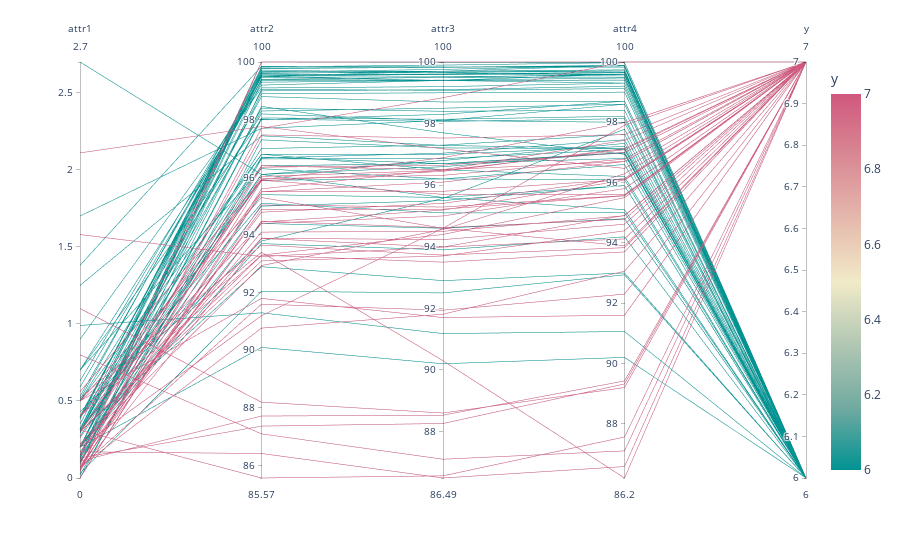

Notebook cell for this chart:
### Code cell
fig = px.parallel_coordinates(data, color="y",
                              color_continuous_scale=px.colors.diverging.Tealrose,
                              color_continuous_midpoint=6.5)

fig.show()
